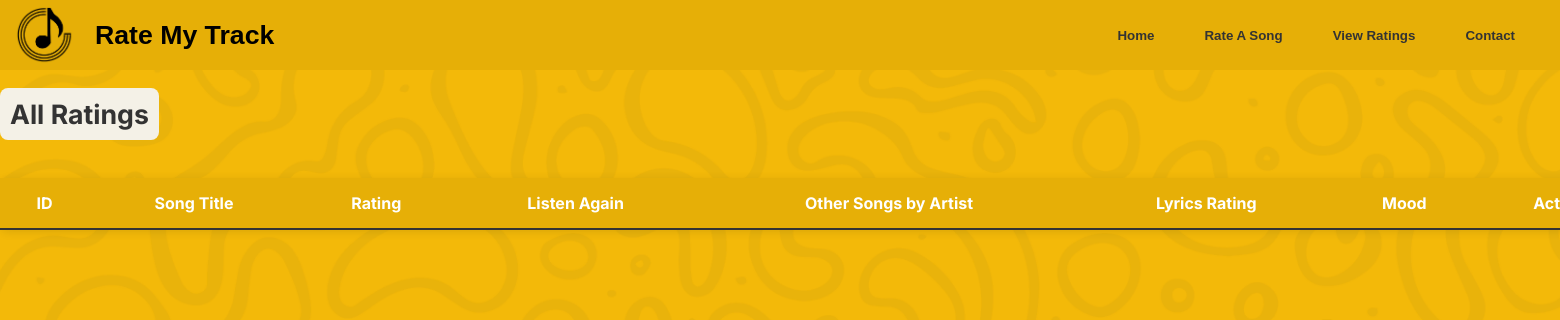
The app's page /ratings, older data.
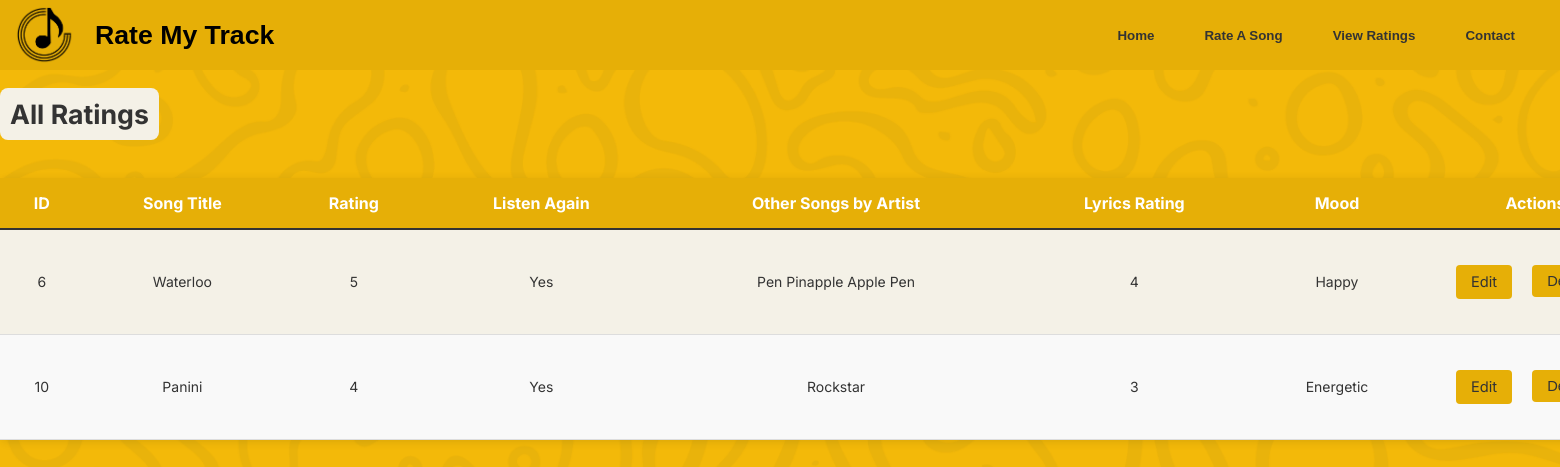
The same page, newer data.
### tables this page shows
CREATE TABLE "ratings" (
	"rating_id"	INTEGER,
	"song_id"	INTEGER,
	"rating"	INTEGER,
	"listen_again"	TEXT,
	"other_songs_by_artist"	TEXT,
	"lyrics_rating"	INTEGER,
	"mood"	TEXT,
	PRIMARY KEY("rating_id" AUTOINCREMENT),
	FOREIGN KEY("song_id") REFERENCES "songs"("id")
);

CREATE TABLE "songs" (
	"id"	INTEGER,
	"song_title"	TEXT,
	"artist_name"	TEXT,
	"release_year"	TEXT,
	"album"	TEXT,
	"genre"	TEXT,
	"thumbnail"	TEXT,
	"audio"	TEXT,
	PRIMARY KEY("id" AUTOINCREMENT)
);

### music_review_app.py (the view)
@app.route('/ratings')
def view_ratings():
    conn = get_db_connection()
    cursor = conn.cursor()
    cursor.execute("""
        SELECT ratings.rating_id, ratings.rating, ratings.listen_again,
               ratings.other_songs_by_artist, ratings.lyrics_rating, ratings.mood,
               songs.song_title
        FROM ratings
        INNER JOIN songs ON ratings.song_id = songs.id
    """)
    ratings = cursor.fetchall()
    cursor.close()
    conn.close()
    return render_template('view_ratings.html', ratings=ratings)

### music_review_app.py (called while the page is built)
def get_db_connection():
    conn = sqlite3.connect('musicreview.db')
    conn.row_factory = sqlite3.Row
    return conn

### templates/view_ratings.html
{% extends 'base.html' %}
{% block content %}
<div id="ratings-page-container">
    <div class="page-introduction">
        <h1>All Ratings</h1>
    </div>
    <div id="ratings-table">
        <table>
            <thead>
                <tr>
                    <th>ID</th>
                    <th>Song Title</th>
                    <th>Rating</th>
                    <th>Listen Again</th>
                    <th>Other Songs by Artist</th>
                    <th>Lyrics Rating</th>
                    <th>Mood</th>
                    <th>Actions</th>
                </tr>
            </thead>
            <tbody>
                {% for rating in ratings %}
                <tr>
                    <td>{{ rating.rating_id }}</td>
                    <td>{{ rating.song_title }}</td>
                    <td>{{ rating.rating }}</td>
                    <td>{{ rating.listen_again }}</td>
                    <td>{{ rating.other_songs_by_artist }}</td>
                    <td>{{ rating.lyrics_rating }}</td>
                    <td>{{ rating.mood }}</td>
                    <td>
                        <div id="edit-button">
                            <a href="{{ url_for('edit_rating', id=rating.rating_id) }}">Edit</a>
                        </div>
                        <div id="delete-button">
                            <form action="{{ url_for('delete_rating', id=rating.rating_id) }}" method="post">
                                <button type="submit">Delete</button>
                            </form>
                        </div>
                    </td>
                </tr>
                {% endfor %}
            </tbody>
        </table>
    </div>
</div>
{% endblock %}

Row changes from the older to the newer data that the page shows:
added ratings: rating_id "6", song_title "Waterloo", rating "5", listen_again "Yes", other_songs_by_artist "Pen Pinapple Apple Pen", lyrics_rating "4", mood "Happy"
added ratings: rating_id "10", song_title "Panini", rating "4", listen_again "Yes", other_songs_by_artist "Rockstar", lyrics_rating "3", mood "Energetic"
